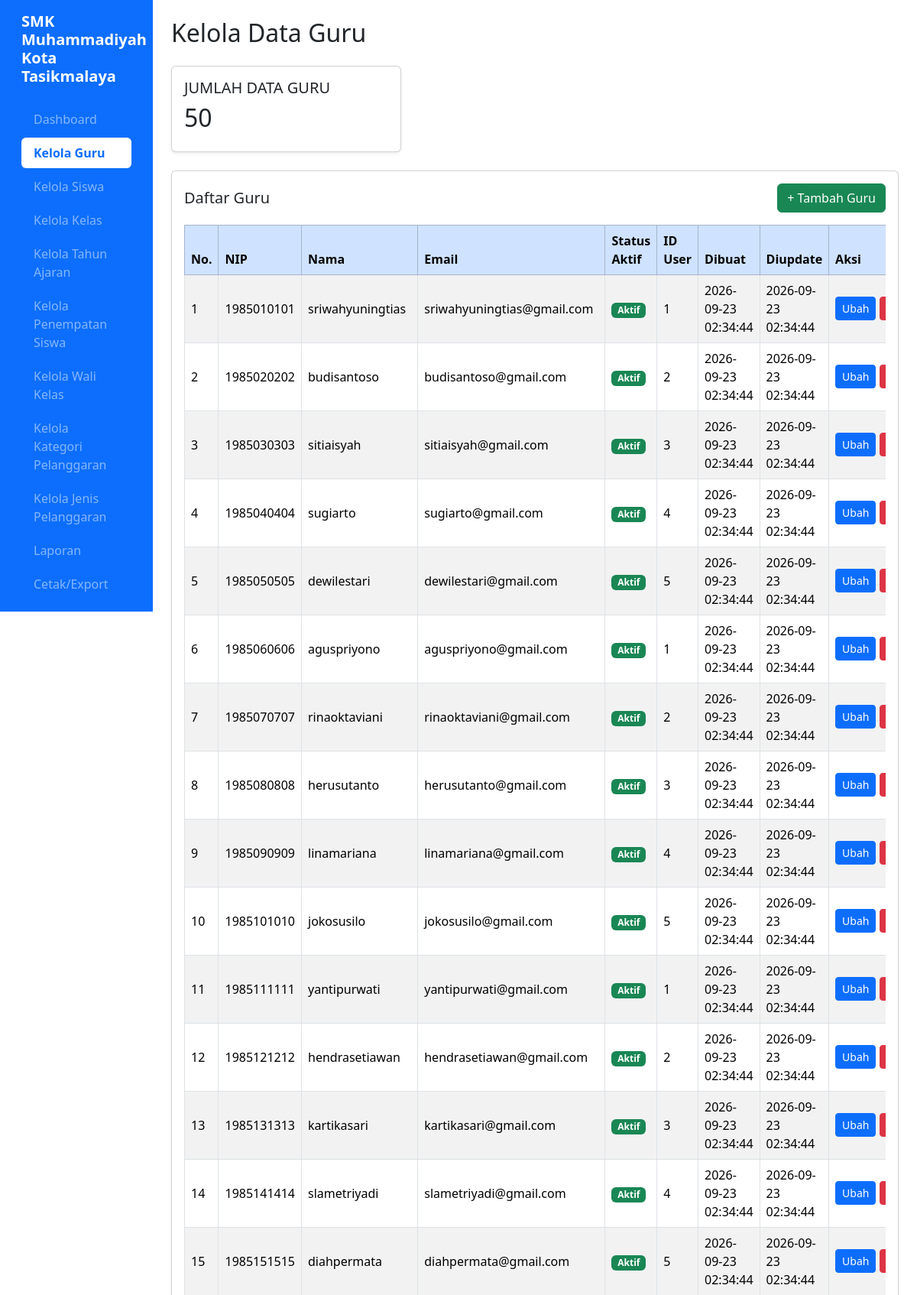
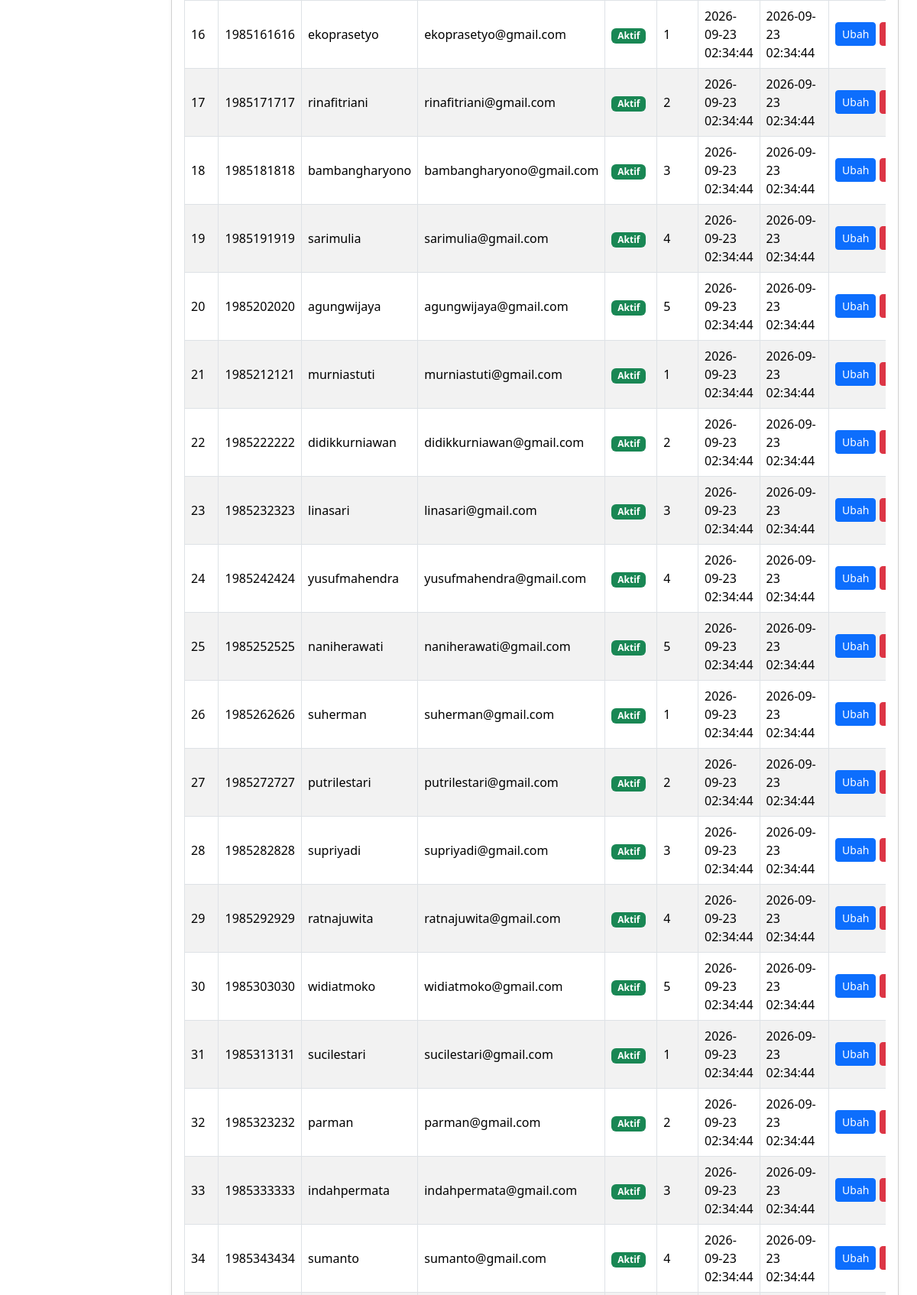
The app's page /guru.php (signed in, upper part) with its own data (2 pictures, top to bottom).
### tables this page shows
CREATE TABLE `t_guru` (
  `id` int(11) NOT NULL,
  `nip` varchar(30) NOT NULL,
  `nama` varchar(150) DEFAULT NULL,
  `email` varchar(150) NOT NULL,
  `status_aktif` tinyint(1) NOT NULL,
  `user_id` int(11) DEFAULT NULL,
  `created_at` timestamp NOT NULL DEFAULT current_timestamp(),
  `updated-at` timestamp NOT NULL DEFAULT current_timestamp()
);

### guru.php (the view, shortened to what this page needs)
<?php
require_once "config.php";
function e($value) {
    return htmlspecialchars(
        (string)($value ?? '-'),
        ENT_QUOTES,
        'UTF-8'
    );
}
$query_guru = mysqli_query(
    $conn,
    "SELECT COUNT(*) AS total FROM t_guru"
);
$data_guru = mysqli_fetch_assoc($query_guru);
$total_guru = (int)$data_guru['total'];
$result = mysqli_query(
    $conn,
    "SELECT * FROM t_guru ORDER BY id ASC"
);
$fields = mysqli_fetch_fields($result);
$kolom_updated = null;
foreach ($fields as $field) {
    if (stripos($field->name, 'updated') !== false) {
        $kolom_updated = $field->name;
        break;
    }
}
mysqli_data_seek($result, 0);
?>
<!DOCTYPE html>
<html lang="id">
<head>
    <link
        href="https://cdn.jsdelivr.net/npm/bootstrap@5.3.8/dist/css/bootstrap.min.css"
        rel="stylesheet">
    <link
        href="https://cdn.datatables.net/2.3.4/css/dataTables.bootstrap5.min.css"
        rel="stylesheet">
</head>
<body>
<div class="container-fluid">
    <div class="row">
        <?php include "menu.php"; ?>
        <main class="col-md-9 col-lg-10 p-4">
            <h2 class="mb-4">Kelola Data Guru</h2>
            <div class="row mb-4">
                <div class="col-md-5 col-lg-4">
                    <div class="card shadow-sm">
                        <div class="card-body">
                            <h5>JUMLAH DATA GURU</h5>
                            <h2><?= $total_guru ?></h2>
                        </div>
                    </div>
                </div>
            </div>
            <div class="card shadow-sm">
                <div class="card-body">
                    <div class="d-flex justify-content-between
                                align-items-center flex-wrap gap-2 mb-3">
                        <h5 class="mb-0">Daftar Guru</h5>
                        <a href="tambah_guru.php"
                           class="btn btn-success">
                            + Tambah Guru
                        </a>
                    </div>
                    <div class="table-responsive">
                        <table id="tabelGuru"
                               class="table table-bordered table-striped
                                      table-hover align-middle w-100">
                            <thead class="table-primary">
                                <tr>
                                    <th>No.</th>
                                    <th>NIP</th>
                                    <th>Nama</th>
                                    <th>Email</th>
                                    <th>Status Aktif</th>
                                    <th>ID User</th>
                                    <th>Dibuat</th>
                                    <th>Diupdate</th>
                                    <th>Aksi</th>
                                </tr>
                            </thead>
                            <tbody>
                            <?php
                            $no = 1;
                            while ($row = mysqli_fetch_assoc($result)):
                                $nilai_updated = $kolom_updated
                                    ? ($row[$kolom_updated] ?? '')
                                    : '';
                                ?>
                                <tr>
                                    <td><?= $no++ ?></td>
                                    <td><?= e($row['nip'] ?? '-') ?></td>
                                    <td><?= e($row['nama'] ?? '-') ?></td>
                                    <td><?= e($row['email'] ?? '-') ?></td>
                                    <td>
                                        <?php
                                        $status = $row['status_aktif'] ?? '';
                                        ?>
                                        <?php if ((string)$status === '1'): ?>
                                            <span class="badge bg-success">
                                                Aktif
                                            </span>
                                        <?php elseif (
                                            in_array(
                                                strtolower((string)$status),
                                                ['0', 'tidak aktif', 'nonaktif'],
                                                true
                                            )
                                        ): ?>
                                            <span class="badge bg-secondary">
                                                Tidak Aktif
                                            </span>
                                        <?php else: ?>
                                            <?= e($status) ?>
                                        <?php endif; ?>
                                    </td>
                                    <td><?= e($row['user_id'] ?? '-') ?></td>
                                    <td><?= e($row['created_at'] ?? '-') ?></td>
                                    <td><?= e($nilai_updated) ?></td>
                                    <td class="text-nowrap">
                                        <a
                                            href="edit_guru.php?id=<?= urlencode((string)$row['id']) ?>"
                                            class="btn btn-sm btn-primary">
                                            Ubah
                                        </a>
                                        <a
                                            href="hapus_guru.php?id=<?= urlencode((string)$row['id']) ?>"
                                            class="btn btn-sm btn-danger"
                                            onclick="return confirm('Yakin ingin menghapus data guru ini?')">
                                        </a>
                                    </td>
                                </tr>
                            <?php endwhile; ?>
                            </tbody>
                        </table>
                    </div>
                </div>
            </div>
        </main>
    </div>
</div>
</body>
</html>

### records on screen
t_guru: nip "1985010101", nama "sriwahyuningtias", email "sriwahyuningtias@gmail.com", status_aktif "Aktif", user "1", created_at "2026-09-23 02:34:44", value "2026-09-23 02:34:44"
t_guru: nip "1985020202", nama "budisantoso", email "budisantoso@gmail.com", status_aktif "Aktif", user "2", created_at "2026-09-23 02:34:44", value "2026-09-23 02:34:44"
t_guru: nip "1985030303", nama "sitiaisyah", email "sitiaisyah@gmail.com", status_aktif "Aktif", user "3", created_at "2026-09-23 02:34:44", value "2026-09-23 02:34:44"
t_guru: nip "1985040404", nama "sugiarto", email "sugiarto@gmail.com", status_aktif "Aktif", user "4", created_at "2026-09-23 02:34:44", value "2026-09-23 02:34:44"
t_guru: nip "1985050505", nama "dewilestari", email "dewilestari@gmail.com", status_aktif "Aktif", user "5", created_at "2026-09-23 02:34:44", value "2026-09-23 02:34:44"
t_guru: nip "1985060606", nama "aguspriyono", email "aguspriyono@gmail.com", status_aktif "Aktif", user "1", created_at "2026-09-23 02:34:44", value "2026-09-23 02:34:44"
t_guru: nip "1985070707", nama "rinaoktaviani", email "rinaoktaviani@gmail.com", status_aktif "Aktif", user "2", created_at "2026-09-23 02:34:44", value "2026-09-23 02:34:44"
t_guru: nip "1985080808", nama "herusutanto", email "herusutanto@gmail.com", status_aktif "Aktif", user "3", created_at "2026-09-23 02:34:44", value "2026-09-23 02:34:44"
t_guru: nip "1985090909", nama "linamariana", email "linamariana@gmail.com", status_aktif "Aktif", user "4", created_at "2026-09-23 02:34:44", value "2026-09-23 02:34:44"
t_guru: nip "1985101010", nama "jokosusilo", email "jokosusilo@gmail.com", status_aktif "Aktif", user "5", created_at "2026-09-23 02:34:44", value "2026-09-23 02:34:44"
t_guru: nip "1985111111", nama "yantipurwati", email "yantipurwati@gmail.com", status_aktif "Aktif", user "1", created_at "2026-09-23 02:34:44", value "2026-09-23 02:34:44"
t_guru: nip "1985121212", nama "hendrasetiawan", email "hendrasetiawan@gmail.com", status_aktif "Aktif", user "2", created_at "2026-09-23 02:34:44", value "2026-09-23 02:34:44"
t_guru: nip "1985131313", nama "kartikasari", email "kartikasari@gmail.com", status_aktif "Aktif", user "3", created_at "2026-09-23 02:34:44", value "2026-09-23 02:34:44"
t_guru: nip "1985141414", nama "slametriyadi", email "slametriyadi@gmail.com", status_aktif "Aktif", user "4", created_at "2026-09-23 02:34:44", value "2026-09-23 02:34:44"
t_guru: nip "1985151515", nama "diahpermata", email "diahpermata@gmail.com", status_aktif "Aktif", user "5", created_at "2026-09-23 02:34:44", value "2026-09-23 02:34:44"
t_guru: nip "1985161616", nama "ekoprasetyo", email "ekoprasetyo@gmail.com", status_aktif "Aktif", user "1", created_at "2026-09-23 02:34:44", value "2026-09-23 02:34:44"
t_guru: nip "1985171717", nama "rinafitriani", email "rinafitriani@gmail.com", status_aktif "Aktif", user "2", created_at "2026-09-23 02:34:44", value "2026-09-23 02:34:44"
t_guru: nip "1985181818", nama "bambangharyono", email "bambangharyono@gmail.com", status_aktif "Aktif", user "3", created_at "2026-09-23 02:34:44", value "2026-09-23 02:34:44"
t_guru: nip "1985191919", nama "sarimulia", email "sarimulia@gmail.com", status_aktif "Aktif", user "4", created_at "2026-09-23 02:34:44", value "2026-09-23 02:34:44"
t_guru: nip "1985202020", nama "agungwijaya", email "agungwijaya@gmail.com", status_aktif "Aktif", user "5", created_at "2026-09-23 02:34:44", value "2026-09-23 02:34:44"
t_guru: nip "1985212121", nama "murniastuti", email "murniastuti@gmail.com", status_aktif "Aktif", user "1", created_at "2026-09-23 02:34:44", value "2026-09-23 02:34:44"
t_guru: nip "1985222222", nama "didikkurniawan", email "didikkurniawan@gmail.com", status_aktif "Aktif", user "2", created_at "2026-09-23 02:34:44", value "2026-09-23 02:34:44"
t_guru: nip "1985232323", nama "linasari", email "linasari@gmail.com", status_aktif "Aktif", user "3", created_at "2026-09-23 02:34:44", value "2026-09-23 02:34:44"
t_guru: nip "1985242424", nama "yusufmahendra", email "yusufmahendra@gmail.com", status_aktif "Aktif", user "4", created_at "2026-09-23 02:34:44", value "2026-09-23 02:34:44"
t_guru: nip "1985252525", nama "naniherawati", email "naniherawati@gmail.com", status_aktif "Aktif", user "5", created_at "2026-09-23 02:34:44", value "2026-09-23 02:34:44"
t_guru: nip "1985262626", nama "suherman", email "suherman@gmail.com", status_aktif "Aktif", user "1", created_at "2026-09-23 02:34:44", value "2026-09-23 02:34:44"
t_guru: nip "1985272727", nama "putrilestari", email "putrilestari@gmail.com", status_aktif "Aktif", user "2", created_at "2026-09-23 02:34:44", value "2026-09-23 02:34:44"
t_guru: nip "1985282828", nama "supriyadi", email "supriyadi@gmail.com", status_aktif "Aktif", user "3", created_at "2026-09-23 02:34:44", value "2026-09-23 02:34:44"
t_guru: nip "1985292929", nama "ratnajuwita", email "ratnajuwita@gmail.com", status_aktif "Aktif", user "4", created_at "2026-09-23 02:34:44", value "2026-09-23 02:34:44"
t_guru: nip "1985303030", nama "widiatmoko", email "widiatmoko@gmail.com", status_aktif "Aktif", user "5", created_at "2026-09-23 02:34:44", value "2026-09-23 02:34:44"
t_guru: nip "1985313131", nama "sucilestari", email "sucilestari@gmail.com", status_aktif "Aktif", user "1", created_at "2026-09-23 02:34:44", value "2026-09-23 02:34:44"
t_guru: nip "1985323232", nama "parman", email "parman@gmail.com", status_aktif "Aktif", user "2", created_at "2026-09-23 02:34:44", value "2026-09-23 02:34:44"
t_guru: nip "1985333333", nama "indahpermata", email "indahpermata@gmail.com", status_aktif "Aktif", user "3", created_at "2026-09-23 02:34:44", value "2026-09-23 02:34:44"
t_guru: nip "1985343434", nama "sumanto", email "sumanto@gmail.com", status_aktif "Aktif", user "4", created_at "2026-09-23 02:34:44", value "2026-09-23 02:34:44"

### other values on screen
$total_guru "50"
